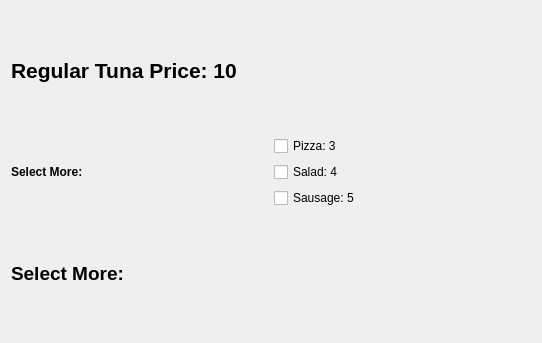
<?xml version="1.0" encoding="UTF-8"?>
<ui version="4.0">
 <class>Dialog</class>
 <widget class="QDialog" name="Dialog">
  <property name="geometry">
   <rect>
    <x>0</x>
    <y>0</y>
    <width>542</width>
    <height>343</height>
   </rect>
  </property>
  <property name="windowTitle">
   <string>Dialog</string>
  </property>
  <layout class="QVBoxLayout" name="verticalLayout_2">
   <item>
    <widget class="QLabel" name="label">
     <property name="font">
      <font>
       <pointsize>16</pointsize>
       <weight>75</weight>
       <bold>true</bold>
      </font>
     </property>
     <property name="text">
      <string>Regular Tuna Price: 10</string>
     </property>
    </widget>
   </item>
   <item>
    <layout class="QHBoxLayout" name="horizontalLayout">
     <item>
      <widget class="QLabel" name="label_2">
       <property name="font">
        <font>
         <weight>75</weight>
         <bold>true</bold>
        </font>
       </property>
       <property name="text">
        <string>Select More:</string>
       </property>
      </widget>
     </item>
     <item>
      <layout class="QVBoxLayout" name="verticalLayout">
       <item>
        <widget class="QCheckBox" name="checkBox_pazza">
         <property name="text">
          <string>Pizza: 3</string>
         </property>
        </widget>
       </item>
       <item>
        <widget class="QCheckBox" name="checkBox_salad">
         <property name="text">
          <string>Salad: 4</string>
         </property>
        </widget>
       </item>
       <item>
        <widget class="QCheckBox" name="checkBox_sausage">
         <property name="text">
          <string>Sausage: 5</string>
         </property>
        </widget>
       </item>
      </layout>
     </item>
    </layout>
   </item>
   <item>
    <widget class="QLabel" name="label_result">
     <property name="font">
      <font>
       <pointsize>14</pointsize>
       <weight>75</weight>
       <bold>true</bold>
      </font>
     </property>
     <property name="text">
      <string>Select More:</string>
     </property>
    </widget>
   </item>
  </layout>
 </widget>
 <resources/>
 <connections/>
</ui>
